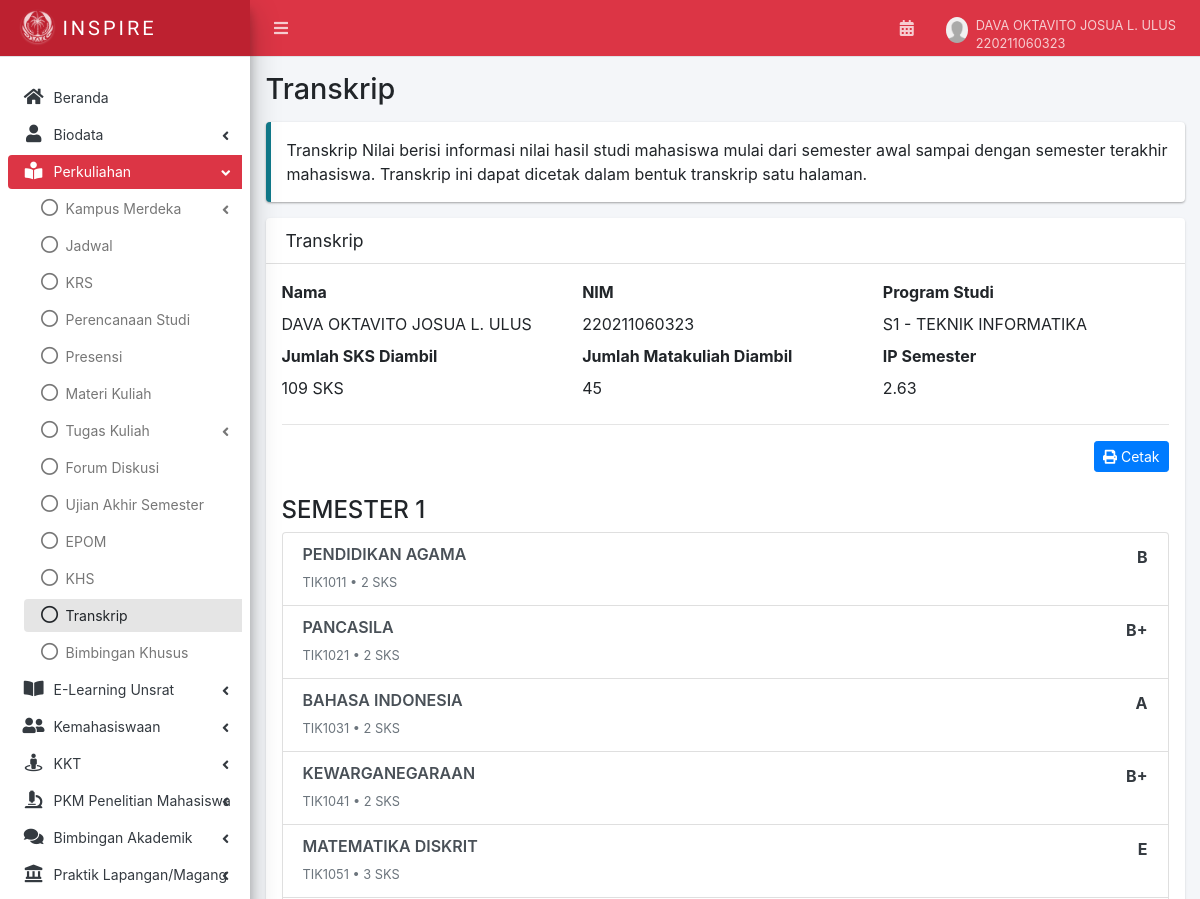
The page /transkrip.php (signed in, upper part) on the database as committed earlier.
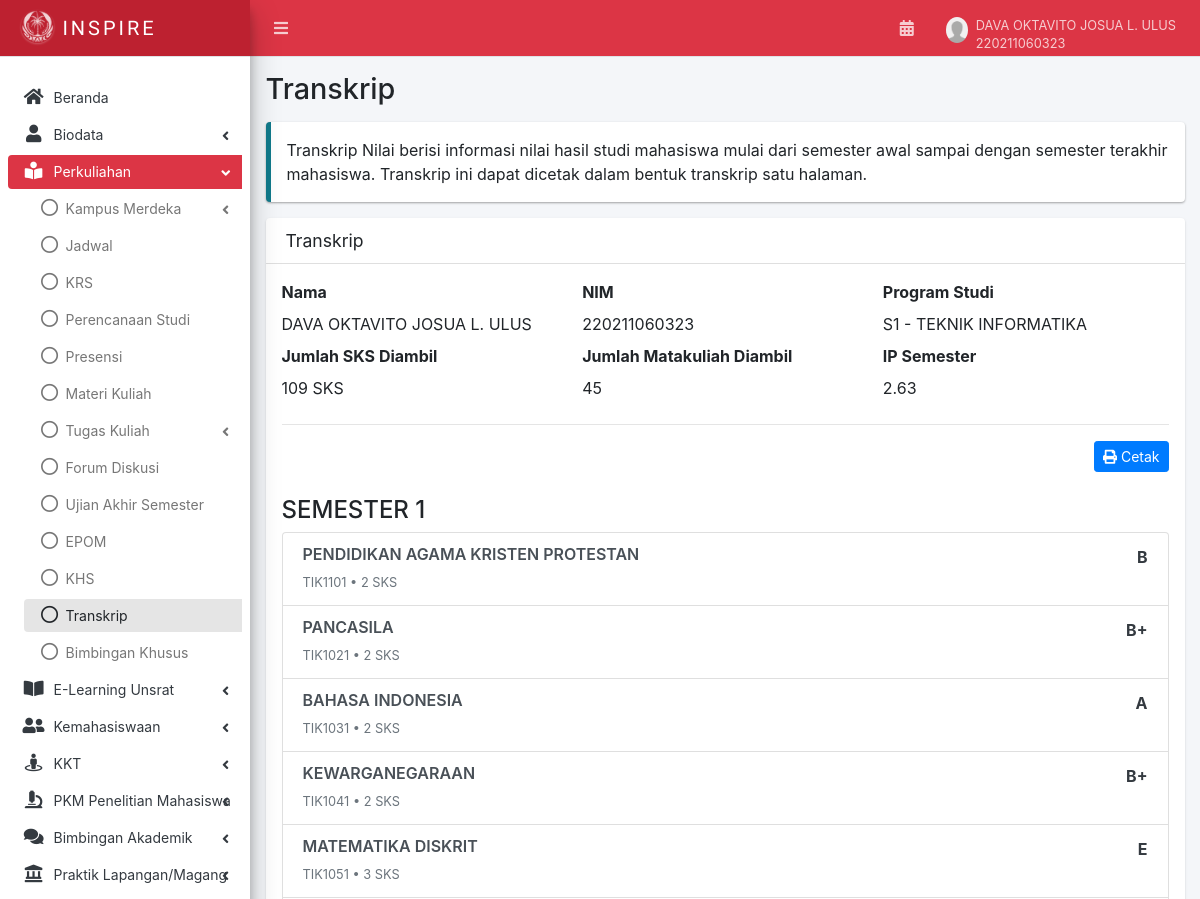
The same page on the database as committed later.
### tables this page shows
CREATE TABLE `transkrip` (
  `id` int NOT NULL,
  `nim` varchar(20) NOT NULL,
  `kode_mk` varchar(20) NOT NULL,
  `nama_mk` varchar(100) NOT NULL,
  `sks` int NOT NULL DEFAULT '3',
  `nilai_huruf` varchar(2) NOT NULL,
  `bobot` decimal(3,2) NOT NULL,
  `semester` int DEFAULT '1',
  `created_at` timestamp NULL DEFAULT CURRENT_TIMESTAMP
);

### transkrip.php (the view, shortened to what the changed rows need)
<?php
include 'layout/header.php';
include 'config/database.php';
$transkrip_data = [];
$nim = $_SESSION['nim'] ?? '';
$stmt = $conn->prepare("SELECT * FROM transkrip WHERE nim = ? ORDER BY semester ASC, id ASC");
$stmt->bind_param("s", $nim);
$stmt->execute();
$result = $stmt->get_result();
while ($row = $result->fetch_assoc()) {
    $semester = $row['semester'];
    if (!isset($transkrip_data[$semester])) {
        $transkrip_data[$semester] = [];
    }
    $transkrip_data[$semester][] = $row;
}
?>
<div class="content-wrapper" style="min-height: 799.031px;">
    <div class="content-header">
        <div class="container-fluid"><h1>Transkrip</h1></div>
    </div>
    <div class="content">
        <div class="container-fluid">
            <div class="row">
                <div class="col-md-12 col-sm-12 col-xs-12">
                    <div class="card">
                        <div class="card-body">
                            <?php if (count($transkrip_data) > 0): ?>
                                <?php foreach ($transkrip_data as $semester => $matakuliah_list): ?>
                                    <h4 class="mt-4">SEMESTER <?php echo (int) $semester; ?></h4>
                                    <ul class="list-group mb-4" id="list-semester">
                                        <?php foreach ($matakuliah_list as $mk): ?>
                                            <li class="list-group-item list-group-item-action flex-column align-items-start">
                                                <div class="d-flex w-100 justify-content-between">
                                                    <h6 class="mb-0"><?php echo strtoupper(htmlspecialchars($mk['nama_mk'], ENT_QUOTES, 'UTF-8')); ?></h6>
                                                    <span class="text-dark">
                                                        <b><?php echo htmlspecialchars($mk['nilai_huruf'], ENT_QUOTES, 'UTF-8'); ?></b>
                                                    </span>
                                                </div>
                                                <small class="text-muted">
                                                    <?php echo htmlspecialchars($mk['kode_mk'], ENT_QUOTES, 'UTF-8'); ?> • <?php echo (int) $mk['sks']; ?> SKS
                                                </small>
                                            </li>
                                        <?php endforeach; ?>
                                    </ul>
                                <?php endforeach; ?>
                            <?php endif; ?>
                        </div>
                    </div>
                </div>
            </div>
        </div>
    </div>
</div>
<?php include 'layout/footer.php'; ?>

Rows that differ between the two databases and show on the page:
changed transkrip: nama_mk "PENDIDIKAN AGAMA" → "PENDIDIKAN AGAMA KRISTEN PROTESTAN"; kode_mk "TIK1011" → "TIK1101"
